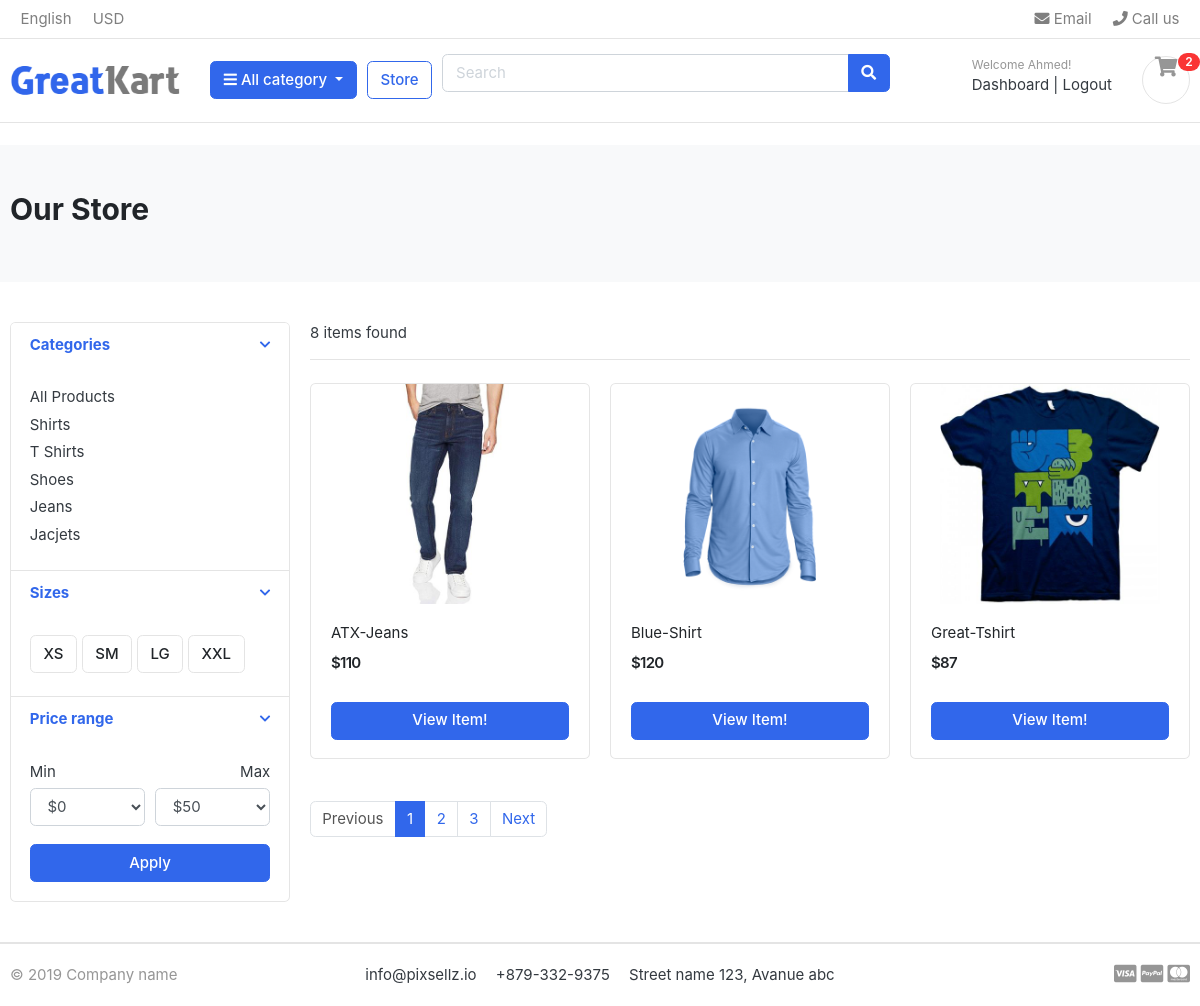
/store/ (signed in), run on the app's committed database.
### accounts/models.py (models this page shows, shortened)
class Account(AbstractBaseUser):
    first_name      = models.CharField(max_length=50)
    last_name       = models.CharField(max_length=50)
    username        = models.CharField(max_length=50, unique=True)
    email           = models.EmailField(max_length=100, unique=True)
    phone_number    = models.CharField(max_length=50)
    date_joined     = models.DateTimeField(auto_now_add=True)
    last_login      = models.DateTimeField(auto_now_add=True)
    is_admin        = models.BooleanField(default=False)
    is_staff        = models.BooleanField(default=False)
    is_active       = models.BooleanField(default=False)
    is_superadmin   = models.BooleanField(default=False)
    USERNAME_FIELD  = 'email'
    REQUIRED_FIELDS = ['username','first_name', 'last_name']
    objects = MyAccountManger()

### cartegory/models.py (models this page shows, shortened)
class Category(models.Model):
    category_name = models.CharField(max_length=100, unique=True)
    slug          = models.SlugField(max_length=100, unique=True)
    description   = models.TextField(max_length=300, blank=True)
    cat_image     = models.ImageField(upload_to='cat_images/%y/%m/%d', blank=True)
    class Meta:
        verbose_name = 'category'
        verbose_name_plural = 'categories'
    def get_url(self):
        return reverse('products_by_category', args=[self.slug])

### store/models.py (models this page shows)
class Product(models.Model):
    product_name = models.CharField(max_length=255,unique=True)
    slug        = models.SlugField(max_length=255, unique=True)
    description = models.TextField(max_length=255, blank=True)
    price       = models.IntegerField()
    image       = models.ImageField(upload_to='product_images/%y/%m/%d')
    stock       = models.IntegerField()
    is_available= models.BooleanField(default=True)
    category    = models.ForeignKey(Category, on_delete=models.CASCADE)
    created     = models.DateTimeField(auto_now_add=True)
    modified    = models.DateTimeField(auto_now=True)
    def __str__(self):
        return self.product_name
    def get_url(self):
        return reverse('product_detail', args=[self.category.slug,self.slug])

### store/views.py (the view)
# urls.py: path('store/',include('store.urls')),
@login_required(login_url='login')
def store(request, category_slug=None):
    categories = None
    products = None
    cart = None
    cartitems = None
    productlist = None
    if category_slug != None:
        categories = get_object_or_404(Category, slug=category_slug)
        products = Product.objects.filter(category=categories, is_available=True).order_by('id')
        productcount = products.count()
    else:
        products = Product.objects.all().filter(is_available=True).order_by('id')
        productcount = products.count()
    try:
        cart = Cart.objects.get(cart_id=_cart_id(request))
        cartitems = cart.cartitem_set.filter(is_active=True)
        productlist = []
        for cartitem in cartitems:
            productlist.append(cartitem.product)
    except:
        pass
    custom_range , products  = paginateStore(request,products,3)
    ctx = {'products':products,'productcount':productcount,
        'cartitems':cartitems,'productlist':productlist,
        'custom_range':custom_range,
        }
    return render(request, 'store/store.html',ctx)

### cartegory/context_processors.py (called while the page is built)
def menu_links(request):
    links = Category.objects.all()
    return dict(links=links)

### carts/context_processors.py (called while the page is built)
def counter(request):
    cart_count = 0
    if 'admin' in request.path:
        return {}
    else:
        try:
            cart = Cart.objects.filter(cart_id=_cart_id(request))
            if request.user.is_authenticated:
                cart_items = CartItem.objects.all().filter(user=request.user)
            else:
                cart_items = CartItem.objects.all().filter(cart=cart[:1])
            print(cart_items)
            for cart_item in cart_items:
                cart_count +=  cart_item.quantity
        except Cart.DoesNotExist:
            cart_count = 0
    return dict(cart_count=cart_count)

### carts/models.py (called while the page is built)
    def __str__(self):
        return str(self.product)

### carts/views.py (called while the page is built)
def _cart_id(request):
    cart = request.session.session_key
    if not cart:
        cart = request.session.create()
    return cart

### store/utilz.py (called while the page is built)
def paginateStore(request,products,results):
    page = request.GET.get('page')
    paginator = Paginator(products,results)
    try:
        products = paginator.page(page)
    except PageNotAnInteger:
        page = 1
        products = paginator.page(page)
    except EmptyPage:
        page = paginator.num_pages
        products = paginator.page(page)
    leftIndex = (int(page) - 4)
    if leftIndex < 1:
        leftIndex = 1
    rightIndex = (int(page) + 5)
    if rightIndex > paginator.num_pages:
        rightIndex = paginator.num_pages + 1
    custom_range = range(leftIndex, rightIndex)
    return custom_range, products

### store/templates/store/store.html (shortened to what this page needs)
{%extends 'base.html'%}
{%load static%}
{% block content %}
<section class="section-pagetop bg">
    <div class="container">
        <h2 class="title-page">Our Store</h2>
    </div>
    </section>
    <section class="section-content padding-y">
    <div class="container">
    <div class="row">
        <aside class="col-md-3">
    <div class="card">
        <article class="filter-group">
            <header class="card-header">
                <a href="#" data-toggle="collapse" data-target="#collapse_1" aria-expanded="true" class="">
                    <i class="icon-control fa fa-chevron-down"></i>
                    <h6 class="title">Categories</h6>
                </a>
            </header>
            <div class="filter-content collapse show" id="collapse_1" style="">
                <div class="card-body">
                    <ul class="list-menu">
                        <li><a href="{%url 'store'%}">All Products</a></li>
                        {%for category in links%}
                    <li><a href="{{category.get_url}}">{{category.category_name}}  </a></li>
                    {%endfor%}
                    </ul>
                </div>
            </div>
        </article>
        <article class="filter-group">
            <header class="card-header">
                <a href="#" data-toggle="collapse" data-target="#collapse_4" aria-expanded="true" class="">
                    <i class="icon-control fa fa-chevron-down"></i>
                    <h6 class="title">Sizes </h6>
                </a>
            </header>
            <div class="filter-content collapse show" id="collapse_4" style="">
                <div class="card-body">
                  <label class="checkbox-btn">
                    <span class="btn btn-light"> XS </span>
                  </label>
                  <label class="checkbox-btn">
                    <span class="btn btn-light"> SM </span>
                  </label>
                  <label class="checkbox-btn">
                    <span class="btn btn-light"> LG </span>
                  </label>
                  <label class="checkbox-btn">
                    <span class="btn btn-light"> XXL </span>
                  </label>
            </div>
            </div>
        </article>
        <article class="filter-group">
            <header class="card-header">
                <a href="#" data-toggle="collapse" data-target="#collapse_3" aria-expanded="true" class="">
                    <i class="icon-control fa fa-chevron-down"></i>
                    <h6 class="title">Price range </h6>
                </a>
            </header>
            <div class="filter-content collapse show" id="collapse_3" style="">
                <div class="card-body">
                    <div class="form-row">
                    <div class="form-group col-md-6">
                      <label>Min</label>
                          <select class="mr-2 form-control">
                            <option value="0">$0</option>
                        </select>
                    </div>
                    <div class="form-group text-right col-md-6">
                      <label>Max</label>
                          <select class="mr-2 form-control">
                            <option value="50">$50</option>
                        </select>
                    </div>
                    </div>
                    <button class="btn btn-block btn-primary">Apply</button>
                </div>
            </div>
        </article>
    </div>
        </aside>
        <main class="col-md-9">
    <header class="border-bottom mb-4 pb-3">
            <div class="form-inline">
                <span class="mr-md-auto">{{productcount}} item{{productcount|pluralize:'s'}} found</span>
            </div>
    </header>
    <div class="row">
    {%for product in products %}
        <div class="col-md-4">
            <figure class="card card-product-grid">
                <div class="img-wrap">
                    <a href="{{product.get_url}}"><img src="{{product.image.url}}"</a>
                </div>
                <figcaption class="info-wrap">
                    <div class="fix-height">
                        <a href="{{product.get_url}}" class="title">{{product.product_name}}
                        <div class="price-wrap mt-2">
                            <span class="price">${{product.price}}</span>
                        </div>
                    </div>
                    {%if product in productlist%}
                    <a href="{%url 'cart'%}" class="btn btn-block  btn-success"> <span class="text">Added to cart</span> <i class="fas fa-check"></i>  </a>
            {%else%}
                    <a href="{{product.get_url}}" class="btn btn-block btn-primary">View Item! </a>
         {%endif%}
                </figcaption>
            </figure>
        </div>
{%endfor%}
    </div>
    {% include 'pagination.html' with queryset=products custom_range=custom_range %}
        </main>
    </div>
    </div>
    </section>
{% endblock content%}

### templates/navbar.html (shortened to what this page needs)
{%load static%}
<header class="section-header">
    <nav class="navbar p-md-0 navbar-expand-sm navbar-light border-bottom">
    <div class="container">
    <div class="collapse navbar-collapse" id="navbarTop4">
        <ul class="navbar-nav mr-auto">
            <li class="nav-item dropdown">
                <a href="#" class="nav-link">   English </a>
            </li>
            <li class="nav-item dropdown">
                <a href="#" class="nav-link"> USD </a>
            </li>
        </ul>
        <ul class="navbar-nav">
            <li><a href="{%url 'navbar'%}" class="nav-link"> <i class="fa fa-envelope"></i> Email </a></li>
            <li><a href="#" class="nav-link"> <i class="fa fa-phone"></i> Call us </a></li>
        </ul>
    </div>
    </div>
    </nav>
    <section class="header-main border-bottom">
        <div class="container">
    <div class="row align-items-center">
        <div class="col-lg-2 col-md-3 col-6">
            <a href="{% url 'home' %}" class="brand-wrap">
                <img class="logo" src="{% static './images/logo.png' %}">
            </a>
        </div>
        <div class="col-lg col-sm col-md col-6 flex-grow-0">
            <div class="category-wrap dropdown d-inline-block float-right">
                <button type="button" class="btn btn-primary dropdown-toggle" data-toggle="dropdown">
                    <i class="fa fa-bars"></i> All category
                </button>
            </div>
        </div>
        <a href="{%url 'store'%}" class="btn btn-outline-primary">Store</a>
        <div class="col-lg  col-md-6 col-sm-12 col">
            <form id="searchForm" action="{%url 'search'%}" class="search"  method="GET"  >
                <div class="input-group w-100">
                    <input type="text" class="form-control" style="width:60%;" placeholder="Search" name="search_query">
                    <div class="input-group-append">
                      <button class="btn btn-primary" type="submit">
                        <i class="fa fa-search"></i>
                      </button>
                    </div>
                </div>
            </form>
        </div>
        <div class="col-lg-3 col-sm-6 col-8 order-2 order-lg-3">
                    <div class="d-flex justify-content-end mb-3 mb-lg-0">
                        <div class="widget-header">
                            {%if request.user.is_authenticated%}
                            <small class="title text-muted">Welcome {{user.first_name}}!</small>
                            {%else%}
                            <small class="title text-muted">Welcome guest!</small>
                            {%endif%}
                            {%if request.user.is_authenticated%}
                            <div>
                                <a href="{%url 'dashboard'%}">Dashboard</a> <span class="dark-transp"> | </span>
                                <a href="{%url 'logout'%}">Logout</a>
                                {%else%}
                                <a href="{%url 'login'%}">Sign in</a> <span class="dark-transp"> | </span>
                                <a href="{%url 'register'%}"> Register</a>
                                {%endif%}
                            </div>
                        </div>
                        <a href="{%url 'cart'%}" class="widget-header pl-3 ml-3">
                            <div class="icon icon-sm rounded-circle border"><i class="fa fa-shopping-cart"></i></div>
                            <span class="badge badge-pill badge-danger notify">{{cart_count}}</span>
                        </a>
                    </div>
                </div>
    </div>
        </div>
    </section>
    </header>

### static/css/ui.css (style rules this page uses)
html { font-family: "Inter", sans-serif; font-size: 15px; }
.img-wrap { text-align: center; display: block; }
.img-wrap img { max-width: 100%; }
.price-wrap { letter-spacing: -0.7px; }
.icon-xs, .icon-sm, .icon-md, .icon-lg { display: inline-block; text-align: center; flex-shrink: 0; flex-grow: 0; }
.icon-sm { width: 48px; height: 48px; line-height: 48px !important; font-size: 20px; }
.padding-y { padding-top: 40px; padding-bottom: 40px; }
figure { margin-bottom: 0; }
article:after, .form-group:after { display: block; clear: both; content: ""; }
.bg { background-color: #f8f9fa; }
.title-page { color: #212529; }
.header-main { position: relative; padding-top: 1rem; padding-bottom: 1rem; }
.brand-wrap .logo, .navbar-brand .logo { margin-right: 7px; max-height: 42px; display: inline-block; }
.widget-header { display: inline-block; vertical-align: middle; position: relative; }
.widget-header a { color: #343a40; }
.widget-header i { color: #969696; }
.widget-header .title { display: block; }
.widget-header .notify { position: absolute; top: -3px; right: -10px; }
.btn-light { background-color: #fff; border-color: #e4e4e4; }
[class*=list-] li:after { visibility: hidden; display: block; content: ""; overflow: hidden; height: 0; clear: both; }
.list-menu { list-style: none; margin: 0; padding-left: 0; }
.list-menu li { margin-bottom: 5px; }
.list-menu a { color: #343a40; }
[class*=card-product] a.title { color: #212529; display: block; }
[class*=card-product] .img-wrap { overflow: hidden; position: relative; }
[class*=card-product] .img-wrap img { height: 100%; max-width: 100%; width: auto; display: inline-block; -o-object-fit: cover; object-fit: cover; }
.card-product-grid { margin-bottom: 20px; }
.card-product-grid .img-wrap { border-radius: 0.2rem 0.2rem 0 0; height: 220px; }
.card-product-grid .info-wrap { overflow: hidden; padding: 18px 20px; }
.card-product-grid .fix-height { height: 80px; overflow: hidden; }
.card .img-wrap { overflow: hidden; }
.notify { position: absolute; top: -4px; right: -10px; display: inline-block; padding: 0.25em 0.6em; font-size: 12px; line-height: 1; text-align: center; border-radius: 3rem; color: #fff; background-color: #fa3434; }
.price { font-weight: 600; color: #212529; }
.icon-control { margin-top: 5px; float: right; font-size: 80%; }
.card-header .title { margin-bottom: 0; line-height: 1.5; }
.filter-group { border-bottom: 1px solid #e4e4e4; }
.filter-group .card-header { border-bottom: 0; }
.filter-group:last-child { border-bottom: 0; }
.checkbox-btn { position: relative; }
.section-pagetop { padding: 45px 0; }

### data on the page
Account: first_name "Ahmed"
Category: category_name "Shirts"
Category: category_name "T Shirts"
Category: category_name "Shoes"
Category: category_name "Jeans"
Category: category_name "Jacjets"
Product: image (picture), product_name "ATX-Jeans", price "110"
Product: image (picture), product_name "Blue-Shirt", price "120"
Product: image (picture), product_name "Great-Tshirt", price "87"

### other printed values
{{ cart_count }} "2"
{{ productcount }} "8"
{{ page }} "1"
{{ page }} "2" "3"
